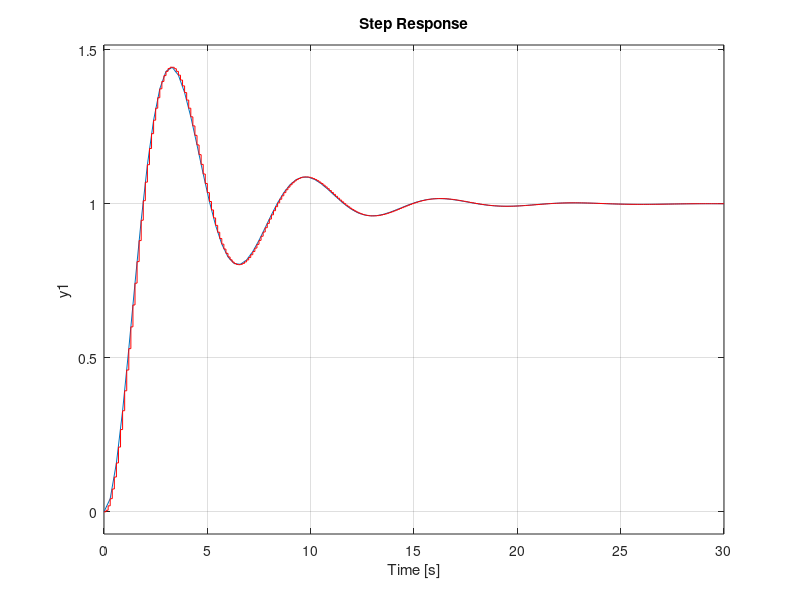

Write the MATLAB code that produced this figure. (Note: this script raises an error after producing the figure.)
%%% Class 1 - TASK
%%% João Luiz
clear all
close all
clc

%% discrete system:

% OL:
%A'*P*A-P<0
%P>0

Ts = 0.1;

wn = 1;
xi = 0.25;

G = tf(wn^2,[1 2*xi*wn wn^2]);
Gd = c2d(G,Ts,'zoh')

[b,a] = tfdata(Gd,'v')

[A,B,C,D] = tf2ss(b,a)
sys = ss(A,B,C,D,Ts);

figure;
step(G);
hold on
grid on
step(sys,'r')

%% CL system:
% Q*A'+N'*B'<0
% Q>0
[x,y] = size(B);

Q = sdpvar(length(A));
N = sdpvar(y,x);

lmi1 = [[-Q Q*A'+N'*B'; A*Q+B*N -Q]<=0];
lmi2 = [Q>=0];

LMI = [lmi1,lmi2];

optimize(LMI)

Qs = value(Q);
Ns = value(N);

eig(A)
eig(Q*A'+N'*B')
eig(Qs)

K=Ns*inv(Qs);

checkset(LMI)

figure;
sys = ss(A+B*K,B,C,D,Ts)
step(sys)
grid on